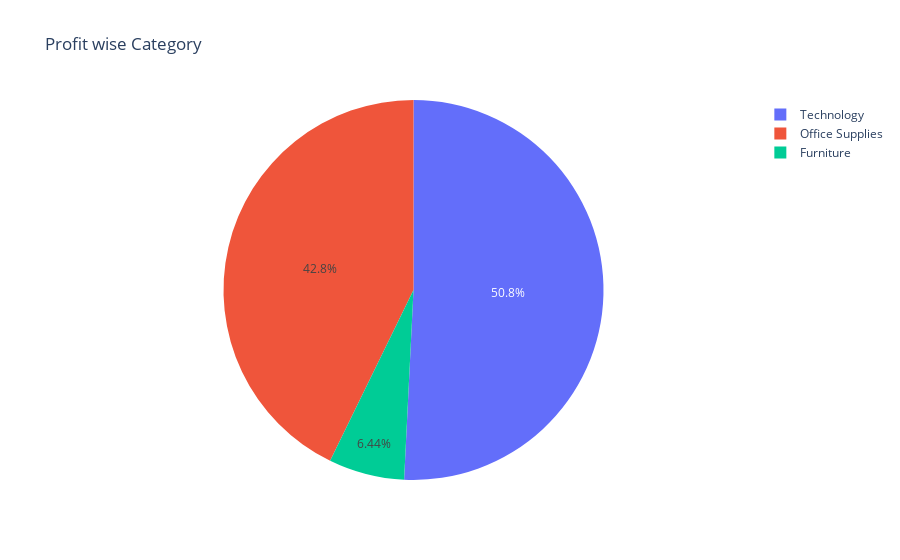

Notebook code cell kept with this figure:
### Code cell
fig = px.pie(profit_wise_category , names = "Category" , values = "Profit" ,title = "Profit wise Category" )
fig.show()

### Figure 1 — Plotly figure (JSON) as saved in the notebook; plotly's stock layout.template omitted (floating-point values rounded to 4 significant figures)
{"data": [{"domain": {"x": [0, 1], "y": [0, 1]}, "hovertemplate": "Category=%{label}<br>Profit=%{value}<extra></extra>", "labels": ["Furniture", "Office Supplies", "Technology"], "legendgroup": "", "name": "", "showlegend": true, "type": "pie", "values": [18450.0, 122500.0, 145500.0]}], "layout": {"legend": {"tracegroupgap": 0}, "title": {"text": "Profit wise Category"}}}
